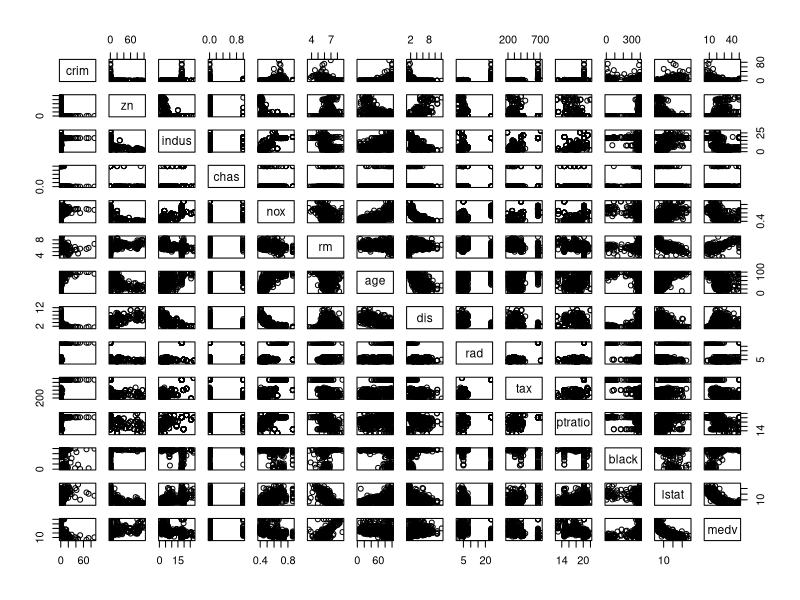
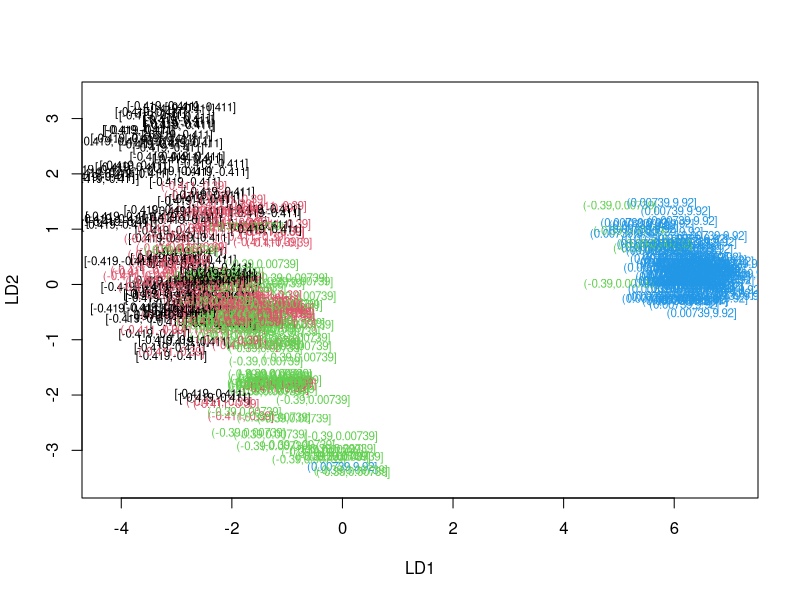
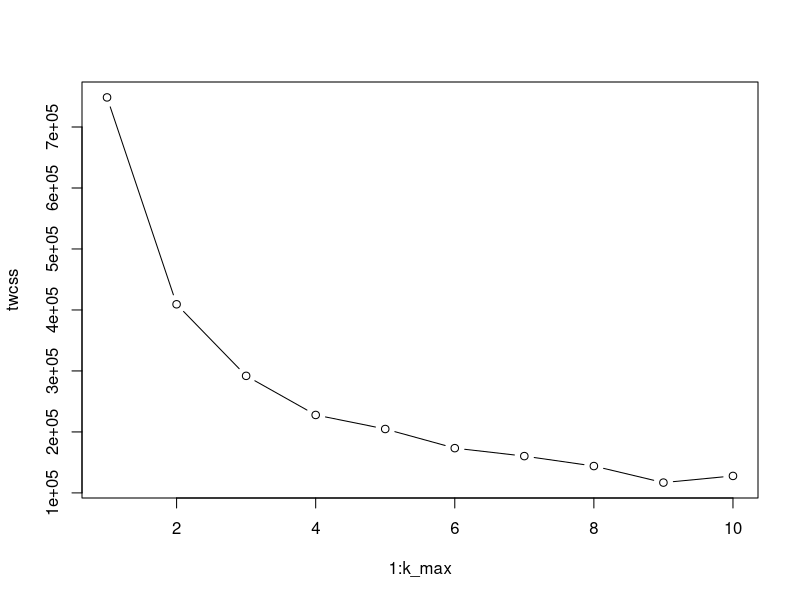

The R script that drew these images, in order:
## ---- chunk 1



library(MASS)
data("Boston")
head(Boston)
str(Boston)
dim(Boston)

# The dataset implies a set of constructs measuring the
# housing values in suburbs of Boston. The dataframe has 506 rows
# and 14 columns.

pairs(Boston)

# It is pretty difficult to summarize and interpret, totally, (14x13)/2, i.e. 91 bivariate
# relationships based on a single figure. So I made a correlation matrix. It appeared that there
# are several significant relationships. I am wondering whether multicollinearity might not be
# an issue in this analysis even if we standardize the variables.

library(Hmisc)
rcorr (as.matrix(Boston))

# Next I standaridzed the variables and printed descriptive statistics. All variables had 0
# as mean value and 1 as variance.
boston_scaled <- scale(Boston)
summary(boston_scaled)
class(boston_scaled)

#Here I create a categorical variable from the scaled crime rate. First quantile, median,
# and third quantile are the cutting points; hence the new categorical crime variable has
# four categories, with 126/126 cases belonging to each.
boston_scaled <- as.data.frame(boston_scaled)
scaled_crim <- scale(boston_scaled$crim)
bins <- quantile(scaled_crim)
crime <- cut(scaled_crim, breaks = bins, include.lowest = TRUE)
table(crime)

#I call for the dplyr package, and remove the old (i.e. non-categorical) crime
# variable from the dataset, and add the categorical crime variable to the dataset.
library(dplyr)
boston_scaled <- dplyr::select(boston_scaled, -crim)
boston_scaled <- data.frame(boston_scaled, crime)

# Next, I shall divide the dataset into two. I am going to randomly choose 80%
# of the participants to belong to one of the groups, called Train, and 20% to belong
# the other group, called Test. 
n <- nrow(boston_scaled)
ind <- sample(n,  size = n * 0.8)
train <- boston_scaled[ind,]
test <- boston_scaled[-ind,]

# Finally, I perform the linear discriminant analysis in the train data set. To my mind,
# the output includes less information than that of Spss. I depict also the three functions.
lda.fit <- lda(crime ~ ., data = train)
lda.fit
classes <- as.numeric(train$crime)
plot(lda.fit, dimen = 2, col=classes, pch=classes)

# At the outset of the LDA, I save the correct classes from test data, so that I can later test
# whether I can predict them with the discriminant function I got i train data.
correct_classes <- test$crime


# I try to predict classes of the categorical crime variable in test data by the means of
# the discriminant functions I got in train data and I contrast the two in a crosstab.
lda.pred <- predict(lda.fit, newdata = test)
table(correct = correct_classes, predicted = lda.pred$class)

# All in all, 76 cases can be classified correctly in the test dataset by the mean of the
# discriminant function we got from the train dataset. Looks to be impressive, but I guess
# I should have required for more arguments in the lda call.


###########################################################################################
###########################################################################################

# For further analysis, I removed all the objectis from the environment
data("Boston")
boston_scaled <- scale(Boston)

#I perform a K-means cluster analysis.
dist_eu <- dist(boston_scaled)
summary(dist_eu)

# Plotting went well with base R, but not with ggplot2.
km <-kmeans(dist_eu, centers = 3)
k_max <- 10
twcss <- sapply(1:k_max, function(k){kmeans(dist_eu, k)$tot.withinss})
plot(1:k_max, twcss, type='b')
